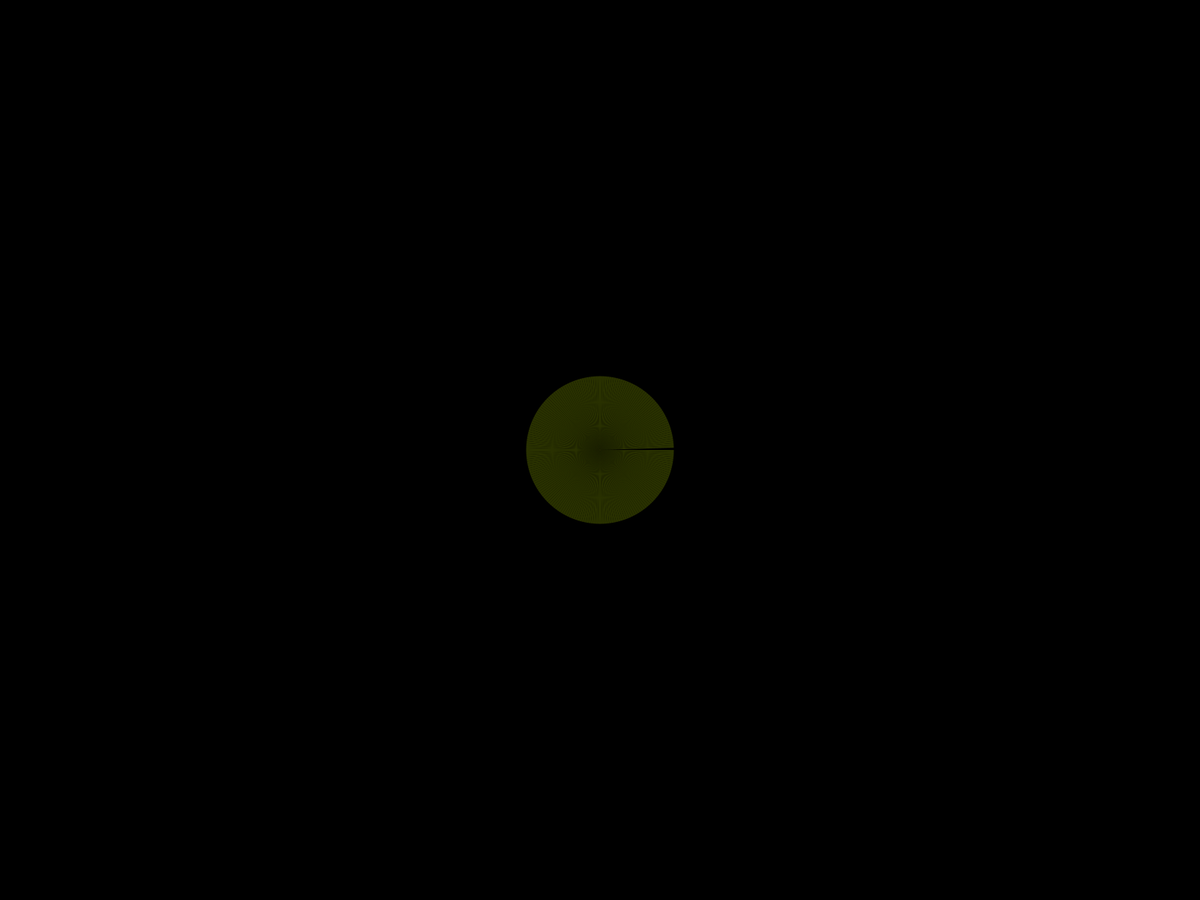
Frame 1 (no input)
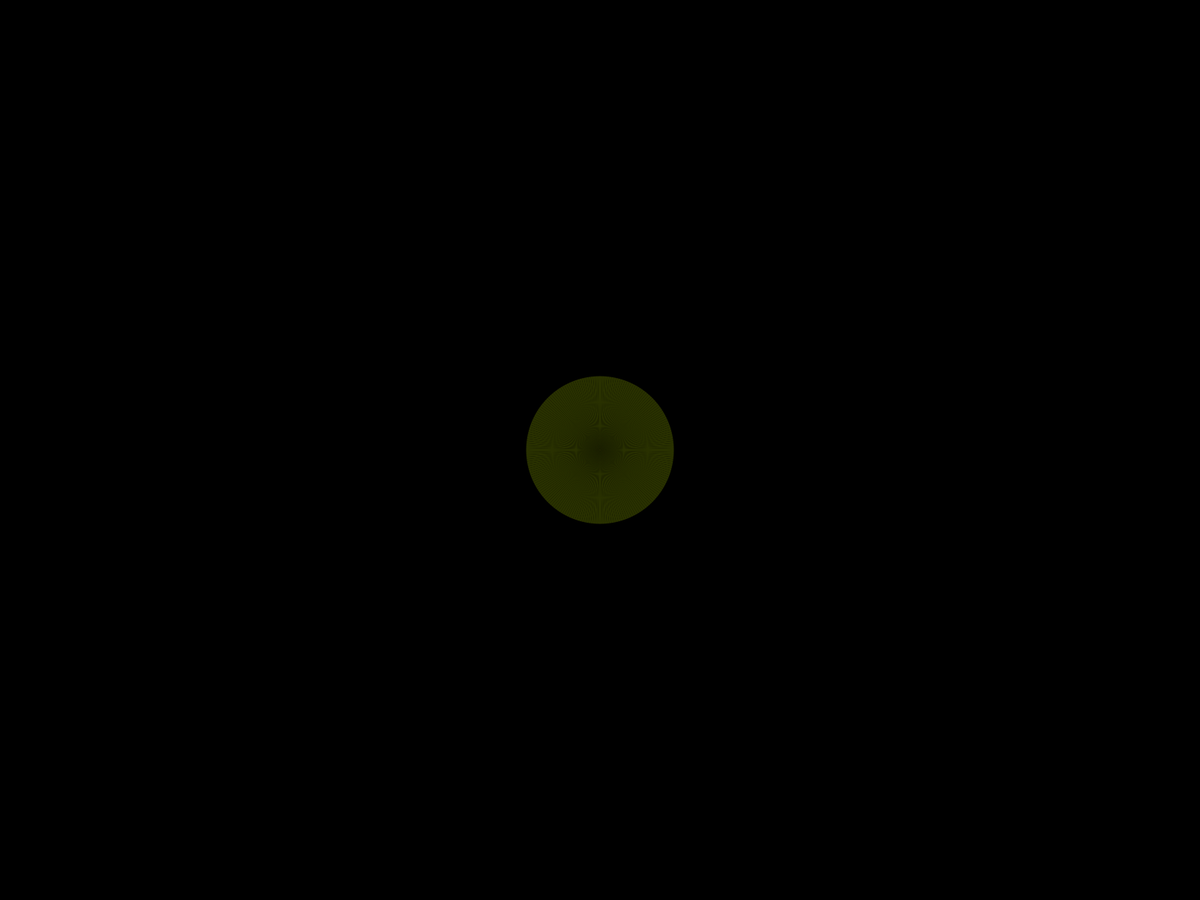
Frame 60 (the mouse pressed at the canvas centre just before this capture)
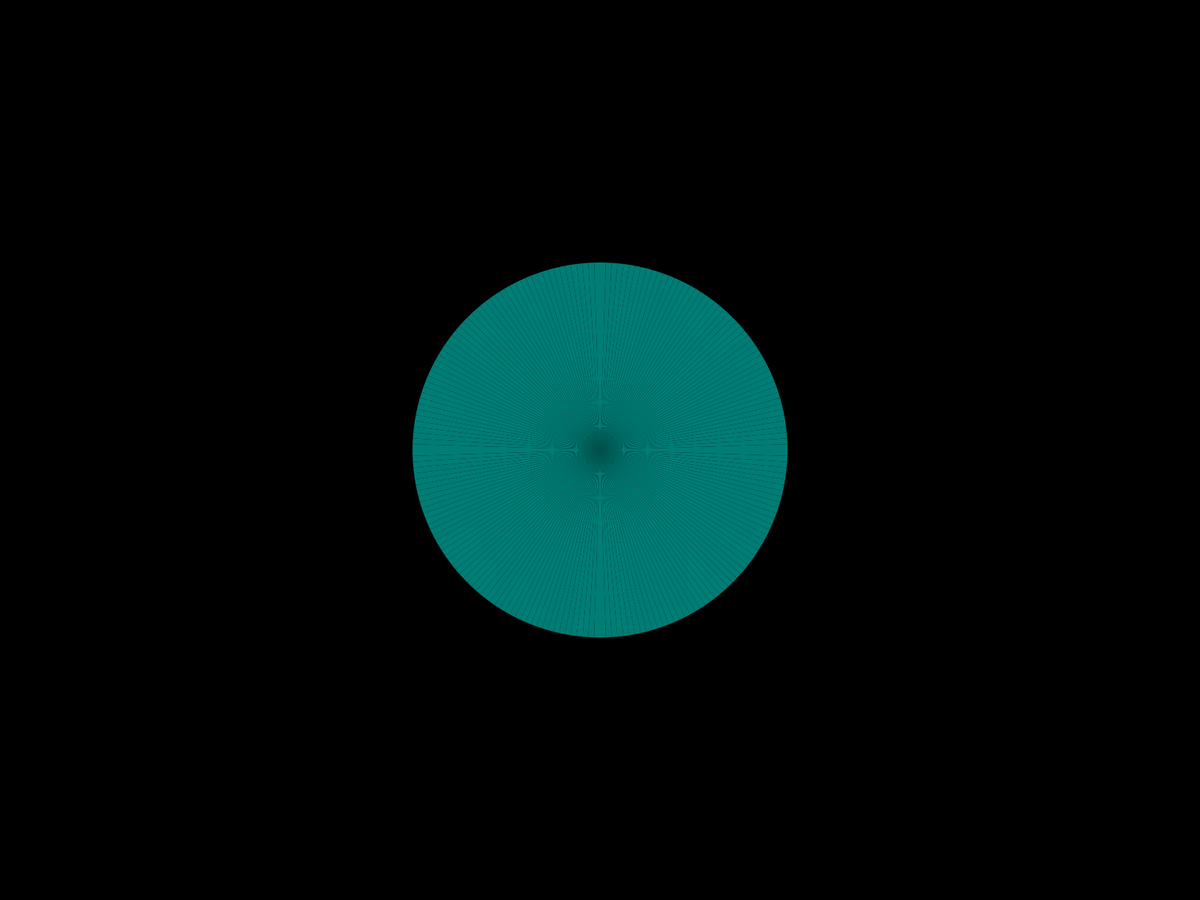
Frame 120 (the mouse held since frame 60 and released just before this capture)

The Processing sketch that drew these frames (run headless with seeded random() and noise(); from frame 60 on, the mouse is pressed at the canvas centre):

// Processing sketch: noiseFlower
// ── noiseFlower.pde
float rPhiToX(float r, float phi) {return r*cos(phi);}
float rPhiToY(float r, float phi) {return r*sin(phi);}

float r, detail, cX, cY, intervall;
float oldX,oldY;
float t = 0;

float getR(float phi) {
  return getRawR(phi)-(getRawR(TWO_PI)-getRawR(0))*phi/TWO_PI;
}

float getRawR(float phi) {
  return r + noise(phi*4*mouseY*10/height)*r*(mouseX-cX)/cX;
}

void setup() {
  fullScreen();
  noCursor();
  stroke(255);
  noFill();
  colorMode(HSB);
  
  cX = width/2;
  cY = height/2;
  
  r = 250;
  detail = 200;
  intervall = TWO_PI/detail;
  oldX = cX + rPhiToX(getR(0),0);
  oldY = cY + rPhiToY(getR(0),0);
}


void draw() {
  background(0);
  //t += 0.01;
  for (float phi = 0; phi<TWO_PI; phi += intervall) {
    float r = getR((phi+t)%TWO_PI);
    float x = cX + rPhiToX(r,phi);
    float y = cY + rPhiToY(r,phi);
    float lineLen = sqrt((x-cX)*(x-cX)+(y-cY)*(y-cY));
    
    noStroke();
    fill(lineLen/2,255,lineLen/2);
    triangle(x,y,oldX,oldY,cX,cY);
    
    oldX = x;
    oldY = y;
  }

}
